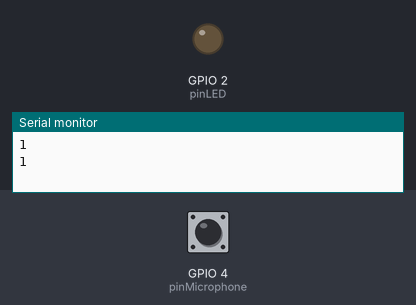
This sketch was run on a simulated ESP32. Parts: output pins drawn as LEDs (lit = HIGH), the last lines printed to the serial monitor. Dashed ring = blinking. Inputs (shaded band) come from the test bench; at power-on: GPIO 4 (pinMicrophone) HIGH.

Above: at 1.2 s.
At 3.0 s:
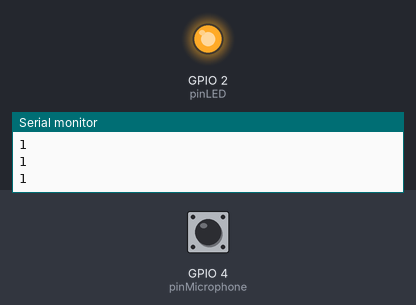
3.1 s: GPIO 4 (pinMicrophone) pulled LOW for 3.2 s
At 7.1 s:
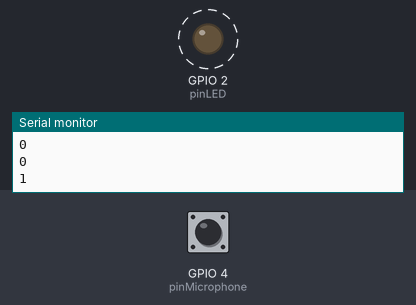
Timing chart, 0 to 13.8 s (numbered marks = the images above; inputs shaded):
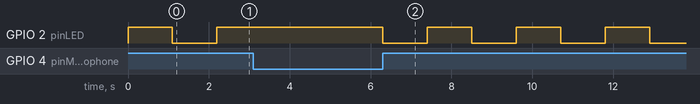

Measured:
- by itself, GPIO 2 (pinLED): alternates HIGH for 1.1 s and LOW for 1.1 s

The sketch:

ESP32_KY038_Digital.ino
```cpp
/**
 * Sound sensor DIGITAL
 *
 *  Author: Mael T.
 *  Date: 18/01/2020
 *
 *  PINOUT
 *  =====
 *  G: GND
 *  +: 5v
 *  A0:-
 *  D0: D4 as digital input
 */

const int pinLED = 2;
const int pinMicrophone = 4;
bool state;

void setup()
{
  pinMode(pinLED, OUTPUT);
  pinMode(pinMicrophone, INPUT_PULLUP);
  Serial.begin(115200);

}

void loop()
{
  bool soundDetected = digitalRead(pinMicrophone);
  Serial.println(soundDetected);
  if (soundDetected == true)
  {
    state = ! state;
    digitalWrite(pinLED , state);
    delay (1000);
  }
  delay(100);
}
```
